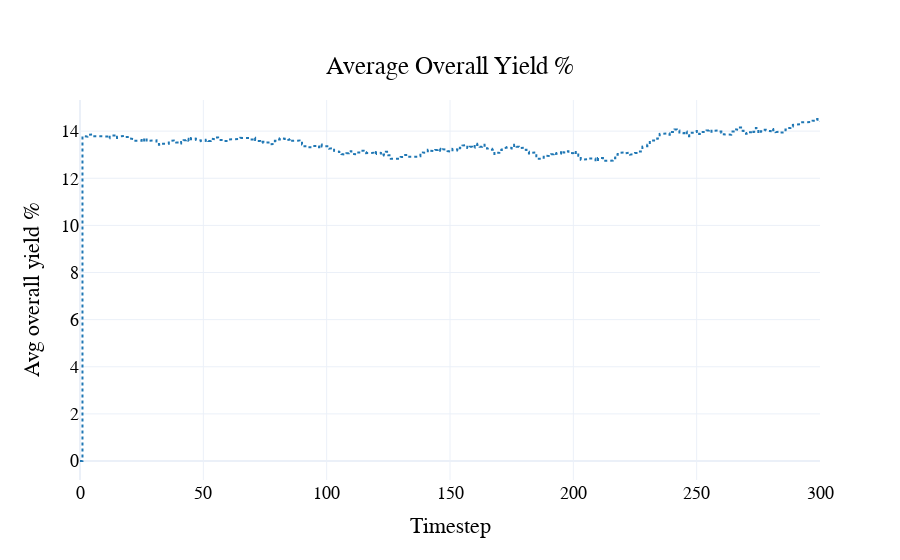

Source (notebook cell):
### Code cell
fig = visualizations.plot_avg_overall_yield(
    df
)
pio.show(fig)

### Figure 1 — Plotly figure (JSON) as saved in the notebook; plotly's stock layout.template omitted (floating-point values rounded to 4 significant figures; data arrays with more than 128 entries replaced by an {"elided": "..."} marker saying what was removed)
{"data": [{"line": {"color": "#1f77b4", "dash": "dot"}, "name": "Avg overall yield %", "type": "scatter", "x": {"elided": "2101 int values"}, "y": {"elided": "2101 float values"}}], "layout": {"font": {"color": "black", "family": "Arial", "size": 18}, "hovermode": "x unified", "legend": {"orientation": "h", "x": 0.5, "xanchor": "center", "y": -0.5, "yanchor": "bottom"}, "paper_bgcolor": "rgba(255, 255, 255, 1)", "plot_bgcolor": "rgba(255, 255, 255, 1)", "title": {"text": "Average Overall Yield %", "x": 0.5, "xanchor": "center", "y": 0.9, "yanchor": "top"}, "xaxis": {"title": {"text": "Timestep"}}, "yaxis": {"title": {"text": "Avg overall yield %"}}}}
